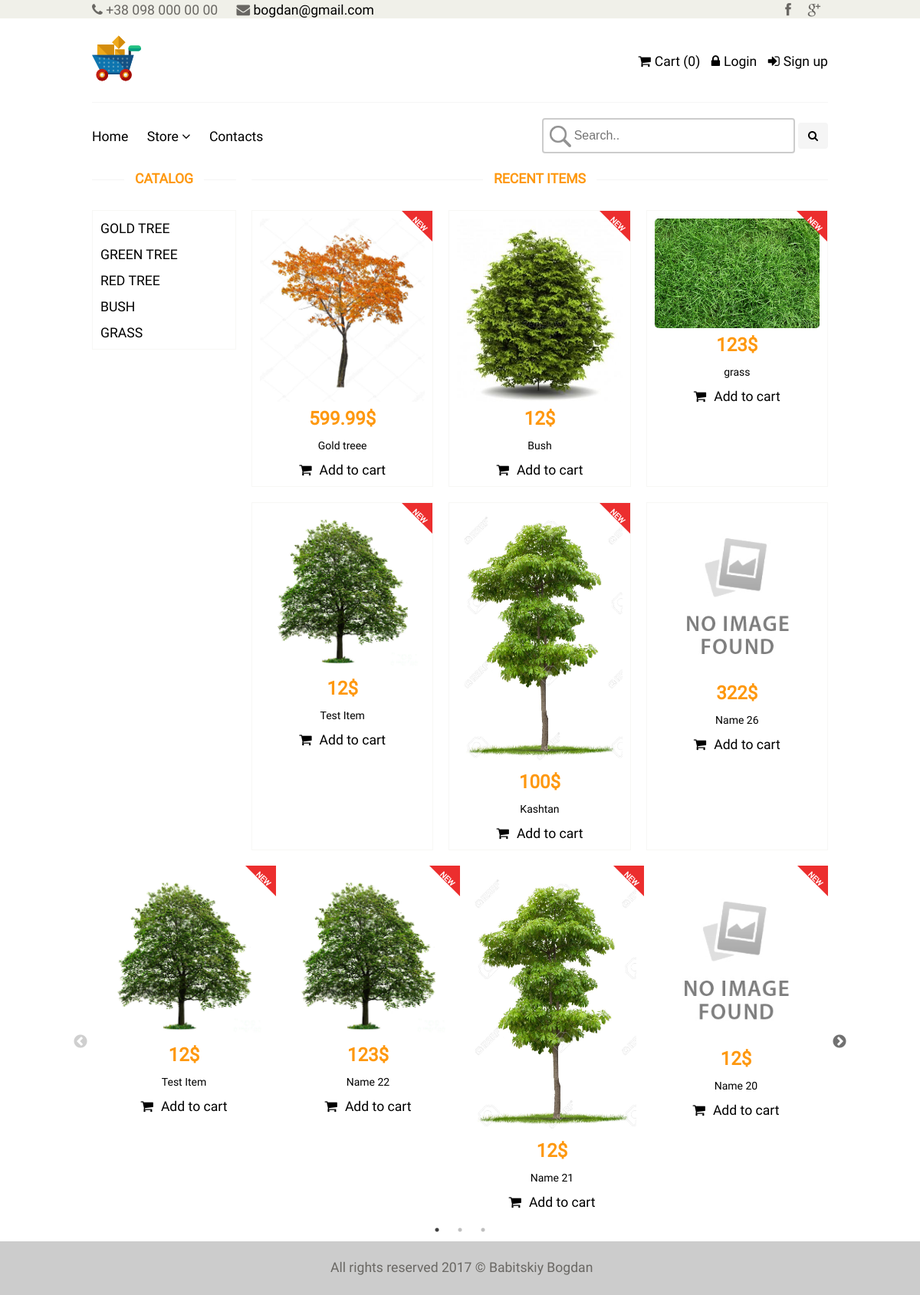
The page / on the database its author committed.
### tables this page shows
CREATE TABLE `category` (
  `id` int(11) NOT NULL,
  `name` varchar(255) NOT NULL,
  `sort_order` int(11) NOT NULL DEFAULT '0',
  `status` int(11) NOT NULL DEFAULT '1'
);

CREATE TABLE `product` (
  `id` int(11) NOT NULL,
  `name` varchar(255) NOT NULL,
  `category_id` int(11) NOT NULL,
  `code` int(11) NOT NULL,
  `price` float NOT NULL,
  `availability` tinyint(1) NOT NULL,
  `brand` varchar(255) NOT NULL,
  `description` text NOT NULL,
  `is_new` tinyint(1) NOT NULL DEFAULT '0',
  `is_recommended` tinyint(1) NOT NULL DEFAULT '0',
  `status` int(11) NOT NULL DEFAULT '1'
);

### config/routes.php (called while the page is built)
<?php
	return array (
		'product/([0-9]+)' => 'product/view/$1',
		'catalog/page-([0-9]+)' => 'catalog/index/$1',
		'catalog' => 'catalog/index',
		'user/myorders' => 'user/order',
		'user/cancel' => 'user/cancel',
		'user/([0-9]+)' => 'user/view/$1',
		'user/edit' => 'user/edit',
		'user/message' => 'user/message',
		'comment/delete/([0-9]+)' => 'comment/delete/$1',
		'category/([0-9]+)/page-([0-9]+)' => 'catalog/category/$1/$2',
		'category/([0-9]+)' => 'catalog/category/$1',
		'cart/checkout' => 'cart/checkout',
		'cart/addAjax/([0-9]+)' => 'cart/addAjax/$1',
		'cart/delete/([0-9]+)' => 'cart/delete/$1',
		'cart' => 'cart/index',
		'user/register' => 'user/register',
		'user/login' => 'user/login',
		'user/logout' => 'user/logout',
		'admin/product/create' => 'adminProduct/create',
		'admin/product/update/([0-9]+)' => 'adminProduct/update/$1',
		'admin/product/delete/([0-9]+)' => 'adminProduct/delete/$1',
		'admin/product' => 'adminProduct/index',
		'admin/category/create' => 'adminCategory/create',
		'admin/category/update/([0-9]+)' => 'adminCategory/update/$1',
		'admin/category/delete/([0-9]+)' => 'adminCategory/delete/$1',
		'admin/category' => 'adminCategory/index',
		'admin/order/create' => 'adminOrder/create',
		'admin/order/update/([0-9]+)' => 'adminOrder/update/$1',
		'admin/order/delete/([0-9]+)' => 'adminOrder/delete/$1',
		'admin/order/view/([0-9]+)' => 'adminOrder/view/$1',
		'admin/order' => 'adminOrder/index',
		'admin' => 'admin/index',
		'contacts' => 'site/contact',
		'search' => 'site/search',
		'' => 'site/index'
	);

### controllers/SiteController.php (called while the page is built, shortened)
<?php
class SiteController
{
	public function actionIndex ()
	{
		$categories = Category::getCategoriesList();
		$latestProducts = Product::getLatestProducts(6);
		$sliderProducts = Product::getRecommendedProducts();
		require_once (ROOT . '/views/site/index.php');
		return true;
	}
}

### index.php (called while the page is built, shortened)
<?php
	require_once ROOT . '/components/Autoload.php';
	$router = new Router ();
	$router->run ();

### components/Autoload.php (called while the page is built, shortened)
<?php
spl_autoload_register(function ($class) {
        $array_path = array(
            '/models/',
            '/components/',
        );
        foreach ($array_path as $path) {
            $path = ROOT . $path . $class . '.php';
        }
});

### models/Cart.php (called while the page is built, shortened)
<?php
	class Cart
	{
		public static function countItems()
		{
			if (isset($_SESSION['products'])) {
				$count = 0;
				foreach ($_SESSION['products'] as $id => $amount) {
					$count += $amount;
				}
				return $count;
			} else {
				return 0;
			}
		}
	}

### models/User.php (called while the page is built, shortened)
<?php
class User {
	public static function isGuest()
	{
		if(isset($_SESSION['user']))	return false;
		else 							return true;
	}
}

### models/Category.php (called while the page is built, shortened)
<?php
	class Category
	{
		public static function getCategoriesList()
		{
			$db = Db::getConnection();
			$categoryList = array();
			$result = $db->query('SELECT id, name FROM category '
				. 'ORDER BY sort_order ASC');
			$i = 0;
			while($row = $result->fetch()) {
				$categoryList[$i]['id'] = $row['id'];
				$categoryList[$i]['name'] = $row['name'];
				++ $i;
			}
			return $categoryList;
		}
	}

### models/Product.php (called while the page is built, shortened)
<?php
class Product
{
	public static function getLatestProducts($count = self::SHOW_BY_DEFAULT)
	{
		$count = intval ($count);
		$db = Db::getConnection();
		$productsList = array();
		$result = $db->query('SELECT id, name, price, is_new FROM product '
					. 'WHERE status = "1"'
					. 'ORDER BY id DESC '
					. 'LIMIT ' . $count );
		$i = 0;
		while($row = $result->fetch()){
			$productsList[$i]['id'] = $row['id'];
			$productsList[$i]['name'] = $row['name'];
			$productsList[$i]['price'] = $row['price'];
			$productsList[$i]['is_new'] = $row['is_new'];
			++ $i;
		}
		return $productsList;
	}
	public static function getRecommendedProducts()
	{
		$db = Db::getConnection();
		$sql = "SELECT id, name, price, is_new FROM product "
			 . "WHERE status='1' AND is_recommended='1' "
			 . "ORDER BY id DESC";
		$result = $db->query($sql);
		$result->setFetchMode(PDO::FETCH_ASSOC);
		$i = 0;
		$sliderProducts = array();
		while($row = $result->fetch()) {
			$sliderProducts[$i]['id'] = $row['id'];
			$sliderProducts[$i]['is_new'] = $row['is_new'];
			$sliderProducts[$i]['name'] = $row['name'];
			$sliderProducts[$i]['price'] = $row['price'];
			++ $i;
		}
		return $sliderProducts;
	}
	public static function getImage($id)
	{
		$noImage = 'no_image.jpg';
		$path = '/upload/images/products/';
		$pathToProductImage = $path . $id . '.jpg';
		if(file_exists($_SERVER['DOCUMENT_ROOT'] . $pathToProductImage)) {
			return $pathToProductImage;
		}
		return $path . $noImage;
	}
}

### views/site/index.php (the view)
<?php include (ROOT . '/views/layouts/header.php'); ?>
<div class="container">
<aside class="aside">
	<h2 class="title">Catalog</h2>
	<ul>
	<?php foreach ($categories as $categoryItem): ?>
		<li><a href="/category/<?php echo $categoryItem['id'] ?>">
			<?php echo $categoryItem['name']; ?>
			</a>
		</li>
	<?php endforeach; ?>
	</ul>
</aside>
<section class="section">
	<h2 class="title">Recent items</h2>
	<div class="section-items">
		<?php foreach($latestProducts as $product): ?>
		<div class="item">
			<?php if($product['is_new']): ?>
			<div class="triangle"><p>new</p></div>
			<?php endif; ?>
			<img src="<?php echo Product::getImage($product['id']) ?>" alt="im">
			<h2 class="item-price"><?php echo $product['price'] ?>$</h2>
			<p class="item-name">
				<a href="/product/<?php echo $product['id'] ?>">
					<?php echo $product['name'] ?>
				</a>
			</p>
			<a href="#" class="add-to-cart" data-id="<?php echo $product['id'] ?>"><i class="fa fa-shopping-cart" aria-hidden="true"></i>Add to cart</a>
		</div>
		<?php endforeach; ?>
	</div>
</section>
<div class="slider">
	<?php foreach($sliderProducts as $sliderProduct): ?>
	<div class="item">
			<?php if($sliderProduct['is_new']): ?>
				<div class="triangle"><p>new</p></div>
			<?php endif; ?>
			<img src="<?php echo Product::getImage($sliderProduct['id']) ?>" alt="im">
			<h2 class="item-price"><?php echo $sliderProduct['price']; ?>$</h2>
			<p class="item-name">
				<a href="/product/<?php echo $sliderProduct['id'] ?>">
					<?php echo $sliderProduct['name']; ?>
				</a>
			</p>
			<a href="#" class="add-to-cart" data-id="<?php echo $sliderProduct['id'] ?>"><i class="fa fa-shopping-cart" aria-hidden="true"></i>Add to cart</a>
	</div>
	<?php endforeach; ?>
</div>
</div>
<?php include (ROOT . '/views/layouts/footer.php'); ?>

### components/Router.php (shortened to what this page needs)
<?php
	class Router
	{
		private $routes;
		public function __construct()
		{
			$routesPath = ROOT . '/config/routes.php';
			$this->routes = include ( $routesPath );
		}
		private function getURI ()
		{
			if ( !empty ( $_SERVER['REQUEST_URI'] ) )
			{
				return trim ( $_SERVER['REQUEST_URI'], '/' );
			}
		}
		public function run ()
		{
			$uri = $this->getURI ();
			foreach ($this->routes as $uriPattern => $path)
			{
				if ( preg_match ( "~$uriPattern~", $uri) )
				{
					$internalRoute = preg_replace("~$uriPattern~", $path, $uri);
					$segments = explode ( '/', $internalRoute );
					$controllerName = array_shift ( $segments ) . 'Controller';
					$actionName = 'action' . ucfirst ( array_shift ( $segments ) );
					$parameters = $segments;
					$controllerObject = new $controllerName;
					if(method_exists($controllerObject, $actionName)) {
						$result = call_user_func_array (
							  array ( $controllerObject, $actionName ),
							  $parameters
						);
					}
					else {
						require_once ROOT . '/views/error/error404.html';
					}
					if ( $result != null )
					{
						break;
					}
				}
			}
		}
	}

### views/layouts/header.php (shortened to what this page needs)
<!DOCTYPE html>
<html lang="en">
<head>
   <link rel="stylesheet" type="text/css" href="/template/css/css-reset.css">
   <link rel="stylesheet" type="text/css" href="/template/css/fonts.css">
   <link rel="stylesheet" type="text/css" href="/slick/slick.css"/>
   <link rel="stylesheet" type="text/css" href="/slick/slick-theme.css"/>
   <link rel="stylesheet" href="/template/css/font-awesome.min.css"/>
   <link rel="stylesheet" href="/template/css/main.css"/>
</head>
<body>
	<div id="wrapper-page">
		<header class="header">
			<div class="header-top">
				<div class="container_center">
					<div class="header-top__contact">
							<p>
								<i class="fa fa-phone" aria-hidden="true"></i>
								+38 098 000 00 00
							</p>
							<p>
								<i class="fa fa-envelope" aria-hidden="true"></i>
								<a href="mailto:bogdan@gmail.com">bogdan@gmail.com</a>
							</p>
					</div>
					<ul class="header-top__links">
						<li class="facebook"><a href="http://facebook.com" target="_blank"><i class="fa fa-facebook" aria-hidden="true"></i></a></li>
						<li class="google"><a href="https://www.google.com.ua" target="_blank"><i class="fa fa-google-plus" aria-hidden="true"></i></a></li>
					</ul>
				</div>
			</div>
			<div class="header-middle">
				<div class="container_center">
					<div class="header-middle__logo">
						<a href="/"><img src="../../upload/images/shopping-cart.png"></a>
					</div>
						<ul class="header-middle__nav">
							<li><a href="/cart/"><i class="fa fa-shopping-cart" aria-hidden="true"></i>Cart
								(<span id="cart-count"><?php echo Cart::countItems();?></span>)
								</a></li>
							<?php if(User::isGuest()): ?>
							<li><a href="/user/login"><i class="fa fa-lock" aria-hidden="true"></i>Login</a></li>
							<li><a href="/user/register"><i class="fa fa-sign-in" aria-hidden="true"></i>Sign up</a></li>
							<?php else: ?>
							<li><a href="/user/<?php echo User::getUser() ?>"><i class="fa fa-user" aria-hidden="true"></i>Account</a></li>
							<li><a href="/user/logout"><i class="fa fa-unlock" aria-hidden="true"></i>Logout</a></li>
						<?php endif; ?>
						</ul>
				</div>
			</div>
			<div class="header-bottom">
				<div class="container_center">
					<div class="left">
						<ul class="header__bottom-nav">
							<li><a href="/">Home</a></li>
							<li class="submenu">
								<a href="#">Store <i class="fa fa-angle-down"></i></a>
							</li>
							<li><a href="/contacts/">Contacts</a></li>
						</ul>
					</div>
				<div class="right">
						<form action="/search" method="post">
							<input type="text" name="search" placeholder="Search..">
							<button type="submit" name="submit_search" value="1" class="btn"><i class="fa fa-search" aria-hidden="true"></i></button>
						</form>
					</div>
				</div>
			</div>
		</header>
		<div class="wrapper_page">

### views/layouts/footer.php (shortened to what this page needs)
</div>
			<footer class="footer">
				<span>All rights reserved 2017 © Babitskiy Bogdan</span>
			</footer>
	</div>
</body>
</html>

### template/css/main.css (style rules this page uses)
body, html { height: 100%; }
.left { justify-self: start; }
.right { justify-self: end; }
body { font: 1.1em Roboto, sans-serif; color: #696763; }
.btn { background-color: #f5f5f5; transition: all .5s ease; display: inline-block; padding: 6px 12px; margin-bottom: 0; font-size: 14px; font-weight: normal; line-height: 1.428571429; text-align: center; white-space: nowrap; vertical-align: middle; cursor: pointer; background-image: none; border: 1px solid transparent; border-radius: 4px; -webkit-user-select: none; -moz-user-select: none; -ms-user-select: none; -o-user-select: none; user-select: none; }
.container_center { margin: 0 10%; display: grid; grid-template-columns: 1fr 1fr; align-items: center; }
.container { display: grid; grid-gap: 20px; grid-template-columns: 1fr 4fr; min-height: 100%; margin: 0 10%; grid-template-areas: "sidebar section" "slider slider" }
h2.title { text-align: center; color: #FE980F; position: relative; text-transform: uppercase; font-weight: bold; margin: 0 auto 30px; overflow: hidden; vertical-align: middle; z-index: -2; }
h2.title::after, h2.title::before { content: ""; display: inline-block; vertical-align: middle; width: 100%; height: 1px; background-color: #f5f5f5; position: relative; z-index: -5; }
h2.title::before { margin-left: -100%; left: -14px; }
h2.title::after { margin-right: -100%; right: -14px; }
img { width: 100%; height: auto; }
img:not(.modal-content) { border-radius: 5px; cursor: pointer; transition: 0.3s; }
input[name=search] { width: 330px; box-sizing: border-box; border: 2px solid #ccc; border-radius: 4px; font-size: 16px; background-color: white; background-image: url("../../upload/images/staff/search.png"); background-size: contain; background-position: 0 0; background-repeat: no-repeat; padding: 12px 20px 12px 40px; }

### template/css/layouts_style/header_style.css (style rules this page uses)
header.header { grid-area: header; }
.header-top { background: #F0F0E9; width: 100%; }
.header-top__contact p, .header-top__links { display: inline-block; }
.header-top__contact p:first-child { margin-right: 20px; }
.header-top__contact { grid-column: 1 / 1; }
.header-top__links { grid-column: 5 / 5; }
.header-top__links li { margin-left: -0.36em; text-align: center; display: inline-block; height: 100%; width: 36px; }
.header-top__links li a::before { content: ""; height: 100%; vertical-align: middle; display: inline-block; }
.header-top__links li a { display: block; height: 100%; width: 100%; transition: background 1s ease; color: #696763; }
.header-middle .container_center { padding: 20px 0; border-bottom: 1px solid #f5f5f5; }
.header-middle__logo img { width: 64px; height: 64px; }
ul.header-middle__nav { grid-column: 5 / 5; }
ul.header-middle__nav li { display: inline-block; margin-right: 10px; }
ul.header-middle__nav li a { transition: color .5s ease; }
ul.header-middle__nav li:last-child { margin-right: 0; }
ul.header-middle__nav li i { margin-right: 5px; }
ul.header__bottom-nav li { display: inline-block; margin-right: 20px; }
ul.header__bottom-nav li a { transition: color .5s ease; }
.header-bottom .container_center { padding: 20px 0; }
ul.header__bottom-nav li { position: relative; }

### template/css/layouts_style/footer_style.css (style rules this page uses)
footer.footer { grid-area: footer; height: 70px; width: 100%; background: #ccc; text-align: center; vertical-align: middle; display: inline-block; }
footer.footer::before { content: ''; display: inline-block; height: 100%; vertical-align: middle; }

### template/css/layouts_style/register_form_style.css (style rules this page uses)
input { border: none; border-radius: 5px; padding: 10px 20px; background: #F0F0E9; }

### rows shown on the page
category: name "GOLD TREE"
category: name "GREEN TREE"
category: name "RED TREE"
category: name "BUSH"
category: name "GRASS"
product: is_new "NEW", shows a picture, price "599.99", name "Gold treee"
product: is_new "NEW", shows a picture, price "12", name "Bush"
product: is_new "NEW", shows a picture, price "123", name "grass"
product: is_new "NEW", shows a picture, price "12", name "Test Item"
product: is_new "NEW", shows a picture, price "100", name "Kashtan"
product: shows a picture, price "322", name "Name 26"
product: is_new "NEW", price "123", name "Name 22"
product: is_new "NEW", shows a picture, price "12", name "Name 21"
product: is_new "NEW", shows a picture, price "12", name "Name 20"
